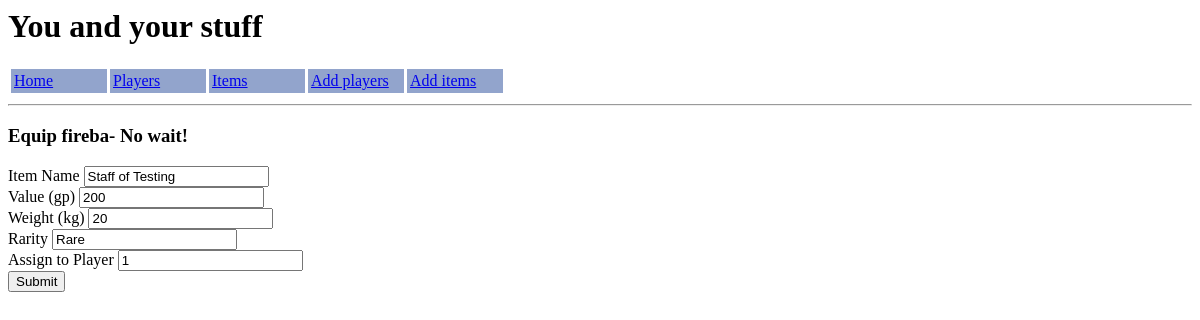
Page /updateitems/1 on the earlier database version.
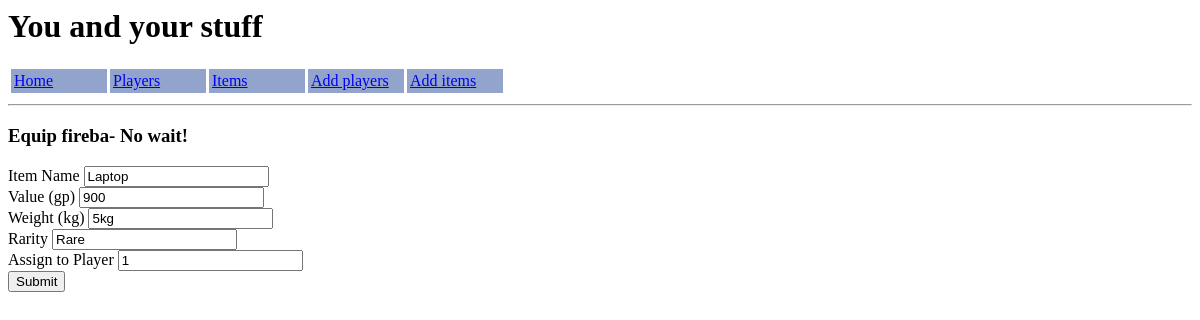
Same page on the later database version.
### application/models.py (models this page shows)
class Items(db.Model):
    item_id     =   db.Column(db.Integer, primary_key=True)
    item_name   =   db.Column(db.String(50), nullable=False)
    value       =   db.Column(db.String(10), nullable=False)
    weight      =   db.Column(db.String(10), nullable=False)
    rarity      =   db.Column(db.String(50), nullable=False)
    owner       =   db.Column(db.Integer, db.ForeignKey('players.player_id'))

### application/routes.py (the view)
@app.route("/updateitems/<item_id>", methods=['GET', 'POST'])
def update_item(item_id):
    item = db.session.query(Items).get(item_id)
    form = ItemsForm(obj=item)
    if form.validate_on_submit():
        form.populate_obj(item)
        db.session.add(item)
        db.session.commit()
        return redirect(url_for('index'))
    return render_template('updateitems.html', title="Equip fireba- No wait!", form=form)

### application/forms.py
class ItemsForm(FlaskForm):
    item_name   =   StringField('Item Name', validators=[DataRequired(), Length(min=2,max=30)])
    value       =   StringField('Value (gp)', validators=[DataRequired()])
    weight      =   StringField('Weight (kg)', validators=[DataRequired()])
    rarity      =   StringField('Rarity', validators=[DataRequired()])
    owner       =   StringField('Assign to Player')
    submit      =   SubmitField('Submit')
    update      =   SubmitField('Update')
    delete      =   SubmitField('Delete')

### application/templates/updateitems.html (shortened to what this page needs)
{% extends "body.html" %}
{% block body %}
<h3>{{ title }}</h3>
<div class='updatingitems'>
    <form method="POST" action="">
        {{ form.item_name.label }} {{ form.item_name }}
        <br>
        {{ form.value.label }} {{ form.value }}
        <br>
        {{ form.weight.label }} {{ form.weight }}
        <br>
        {{ form.rarity.label }} {{ form.rarity }}
        <br>
        {{ form.owner.label }} {{ form.owner }}
        <br>
        {{ form.submit }}
    </form>
</div>
{% endblock body %}

### application/templates/body.html (shortened to what this page needs)
<html>
    <body>
        <H1>You and your stuff</H1>
        <table cellpadding=3 cellspacing=3>
            <tr  style="text-align:left;background-color:#92a4cc; foreground-color:#ffffff' ">
                <td width=90px ><a href="/index">Home</a></td>
                <td width=90px ><a href="/players">Players</a></td>
                <td width=90px><a href="/items">Items</a></td>
                <td width=90px ><a href="/addplayers">Add players</a></td>
                <td width=90px><a href="/additems">Add items</a></td>
            </tr>
        </table>
        <hr>
        {% block body %}
        {% endblock body %}
    </body>
</html>

Differences in the rows shown:
changed Items "Rare": item_name "Staff of Testing" → "Laptop"; value "200" → "900"; weight "20" → "5kg"
